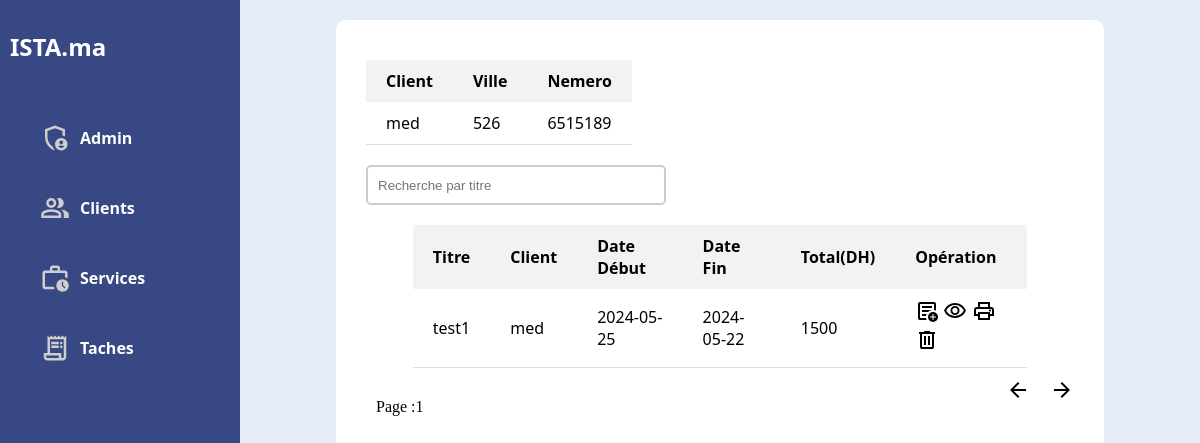
Screenshot of /P_stage/clser.php?clid=45 with the database file from the repository.
### tables this page shows
CREATE TABLE `clients` (
  `id` int(11) NOT NULL,
  `nom` varchar(50) NOT NULL,
  `adresse` varchar(50) NOT NULL,
  `ville` varchar(50) NOT NULL,
  `code_postal` varchar(20) NOT NULL,
  `nemero` varchar(30) NOT NULL,
  `note` varchar(300) NOT NULL
);

CREATE TABLE `services` (
  `id` int(11) NOT NULL,
  `titre` varchar(50) NOT NULL,
  `date_d` date NOT NULL,
  `date_f` date NOT NULL,
  `idc` int(11) NOT NULL,
  `adresse` varchar(50) NOT NULL,
  `note` varchar(300) NOT NULL
);

### P_stage/clser.php (the view, shortened to what this page needs)
<!DOCTYPE html>
<html lang="en">
<head>
    <link rel="stylesheet" href="./style/indexstyle.css">
    <link rel="stylesheet" href="./style/clserstyle.css">
</head>
<body>
<?php
    require_once('./nav.php');
?>
<main>
    <div class="tablediv" id='tabledivclser'>
        <div class="ftsdiv">
        <table >
            <thead>
            <tr >
                <th>Client</th>
                <th>Ville</th>
                <th>Nemero</th>
            </tr>
            </thead>
            <tbody>
                <?php
                $theclserid = $_GET['clid'];
                $sqlcl = "SELECT * from clients where id = $theclserid ";
                $resultcl = $conn->query($sqlcl);
                if ($resultcl->num_rows > 0) {
                    while($rowcl = $resultcl ->fetch_assoc()){
                        $nomcl = $rowcl['nom'];
                        $villecl = $rowcl['ville'];
                        $numcl = $rowcl['nemero'];
                        echo "<tr>";
                        echo "<td>".$nomcl."</td>";
                        echo "<td>".$villecl."</td>";
                        echo "<td>".$numcl."</td>";
                    }
                }
                ?>
            </tbody>
</table>
        </div>
        <div class='serdiv'>
            <input type="text" name="search" id="serch" placeholder="Recherche par titre">
        </div>
        <table >
            <thead>
            <tr >
                <th>Titre</th>
                <th>Client</th>
                <th>Date Début</th>
                <th>Date Fin</th>
                <th>Total(DH)</th>
                <th>Opération</th>
            </tr>
            </thead>
            <tbody id='tbodyclinet'>
            <?php
            $sql = "SELECT * FROM services where idc = $theclserid  limit 8 ";
            $result = $conn->query($sql);
            if ($result->num_rows > 0) {
                while ($row = $result->fetch_assoc()) {
                    $ids = $row['id'];
                     $titres = $row['titre'];
                     $dated = $row['date_d'];
                     $datef = $row['date_f'];
                     $idcs = $row['idc'];
                     $sql1 = "SELECT nom FROM clients where id = $idcs ";
                     $result1 = $conn->query($sql1);
                     $row1 = $result1->fetch_assoc();
                     $nomc = $row1['nom'];
                     $sql2 = "SELECT sum(montant*qte) as tt FROM taches where ids = $ids Group by ids ";
                     $result2 = $conn->query($sql2);
                     if ($result2->num_rows > 0){
                        $row2 = $result2->fetch_assoc();
                        if ($row2['tt'] !== null) {
                            $mnt = $row2['tt'];
                        }else{
                            $mnt = 'Pas de tâches ajoutées';
                        }
                     }else{
                        $mnt = 'Pas de tâches ajoutées';
                    }
                    echo '<tr>';
                    echo '<td>'.$titres.'</td>';
                    echo '<td>'.$nomc.'</td>';
                    echo '<td>'.$dated.'</td>';
                    echo '<td>'.$datef.'</td>';
                    echo '<td>'.$mnt.'</td>';
                    echo '<td>
                    <a href="ajtache.php?ids='.$ids.'" class="indexicons" title="Ajouter une tâche">
                    <svg xmlns="http://www.w3.org/2000/svg" height="24" viewBox="0 -960 960 960" width="24"><path d="M200-120q-33 0-56.5-23.5T120-200v-560q0-33 23.5-56.5T200-840h560q33 0 56.5 23.5T840-760v268q-19-9-39-15.5t-41-9.5v-243H200v560h242q3 22 9.5 42t15.5 38H200Zm0-120v40-560 243-3 280Zm80-40h163q3-21 9.5-41t14.5-39H280v80Zm0-160h244q32-30 71.5-50t84.5-27v-3H280v80Zm0-160h400v-80H280v80ZM720-40q-83 0-141.5-58.5T520-240q0-83 58.5-141.5T720-440q83 0 141.5 58.5T920-240q0 83-58.5 141.5T720-40Zm-20-80h40v-100h100v-40H740v-100h-40v100H600v40h100v100Z"/></svg>
                    </a></a>  <a href="setache.php?serid='.$ids.'" class="indexicons" title="Voir les services fournis"><svg xmlns="http://www.w3.org/2000/svg" height="24" viewBox="0 -960 960 960" width="24"><path d="M480-320q75 0 127.5-52.5T660-500q0-75-52.5-127.5T480-680q-75 0-127.5 52.5T300-500q0 75 52.5 127.5T480-320Zm0-72q-45 0-76.5-31.5T372-500q0-45 31.5-76.5T480-608q45 0 76.5 31.5T588-500q0 45-31.5 76.5T480-392Zm0 192q-146 0-266-81.5T40-500q54-137 174-218.5T480-800q146 0 266 81.5T920-500q-54 137-174 218.5T480-200Zm0-300Zm0 220q113 0 207.5-59.5T832-500q-50-101-144.5-160.5T480-720q-113 0-207.5 59.5T128-500q50 101 144.5 160.5T480-280Z"/></svg> </a><a href="#" class="indexicons" title="Imprimer">
                    <svg xmlns="http://www.w3.org/2000/svg" height="24" viewBox="0 -960 960 960" width="24"><path d="M640-640v-120H320v120h-80v-200h480v200h-80Zm-480 80h640-640Zm560 100q17 0 28.5-11.5T760-500q0-17-11.5-28.5T720-540q-17 0-28.5 11.5T680-500q0 17 11.5 28.5T720-460Zm-80 260v-160H320v160h320Zm80 80H240v-160H80v-240q0-51 35-85.5t85-34.5h560q51 0 85.5 34.5T880-520v240H720v160Zm80-240v-160q0-17-11.5-28.5T760-560H200q-17 0-28.5 11.5T160-520v160h80v-80h480v80h80Z"/></svg>
                    </a><a href="deleteser.php?id='.$ids.'" id="deleteLink" class="indexicons"><svg xmlns="http://www.w3.org/2000/svg" height="24" viewBox="0 -960 960 960" width="24" class="indexicons"><path d="M280-120q-33 0-56.5-23.5T200-200v-520h-40v-80h200v-40h240v40h200v80h-40v520q0 33-23.5 56.5T680-120H280Zm400-600H280v520h400v-520ZM360-280h80v-360h-80v360Zm160 0h80v-360h-80v360ZM280-720v520-520Z"></path></svg></a></td>';
                    echo '</tr>';
        }}
            ?>
            </tbody>
        </table>
        <div class="tablefoter">
        <button id='lessbtn'><svg xmlns="http://www.w3.org/2000/svg" height="24" viewBox="0 -960 960 960" width="24"><path d="m313-440 224 224-57 56-320-320 320-320 57 56-224 224h487v80H313Z"/></svg>
            </button>
            <button id='morebtn'>
<svg xmlns="http://www.w3.org/2000/svg" height="24" viewBox="0 -960 960 960" width="24"><path  d="M647-440H160v-80h487L423-744l57-56 320 320-320 320-57-56 224-224Z"/></svg>
            </button>
        </div>
        <div class='numcul'>Page :  <span id='numpage'>1 </span></div>
    </div>
</main>
</body>
</html>

### P_stage/nav.php (shortened to what this page needs)
<?php
require_once('./conndb.php');
$sql = "SELECT nom FROM admin where id = 1 ";
$result = $conn->query($sql);
if ($result->num_rows > 0) {
    while ($row = $result->fetch_assoc()) {
    $companyname = $row['nom'];
}}
?>
<!DOCTYPE html>
<html lang="en">
<head>
    <link rel="stylesheet" href="./style/navstyle.css">
</head>
<body>
    <nav>
        <h1><?php echo $companyname;?></h1>
        <div >
            <span id="admin">
                <a href="admin.php">Admin</a>
            </span>
            <span id="clients">
                <a href="index.php">Clients</a>
            </span>
            <span id="services">
                <a href="serv.php">Services</a>
            </span>
            <span id="taches">
                <a href="taches.php">Taches</a>
            </span>
        </div>
    </nav>
</body>
</html>

### P_stage/style/indexstyle.css (style rules this page uses)
main { width:80% ; background-color: #E6ECF8; height: 100vh; display: flex; flex-direction: column; align-items: center; }
.tablediv { margin-top: 20px; width:80%; min-height: 80vh; background-color: white; border-radius: 10px; display: flex; flex-direction: column; align-items: center; padding-top: 30px; overflow-y: auto; padding-bottom: 20px; }
.tablediv table { width: 80%; border-collapse: collapse; font-family: system-ui, -apple-system, BlinkMacSystemFont, 'Segoe UI', Roboto, Oxygen, Ubuntu, Cantarell, 'Open Sans', 'Helvetica Neue', sans-serif; }
td { border-bottom: 1px solid #ddd; padding: 10px 20px; }
th { background-color: #f2f2f2; font-weight: bold; text-align: left; padding: 10px 20px; }
.tablediv .serdiv { width: 100%; height: 40px; margin-bottom: 20px; }
.tablediv .serdiv input { width: 300px; height: 40px; padding-left: 10px; margin-left: 30px; border: 2px solid #ccc; border-radius: 5px; }
.tablefoter { margin-top: 10px; width: 100%; height: 20px; display: flex; justify-content: flex-end; padding-right: 30px; gap: 20px; }
.tablefoter button { width: max-content; height: max-content; background-color: white; border: 0px; transition: 1s; }
.numcul { display: flex; justify-content: flex-start; width: 100%; padding-left: 40px; }
.white { color: white; }
.indexicons { text-decoration: none; color: white; }

### P_stage/style/clserstyle.css (style rules this page uses)
#tabledivclser { min-height: 90%; }
.ftsdiv { width: 100%; padding-left: 30px; padding-top: 10px; margin-bottom: 20px; }
.ftsdiv table { width: max-content; }

### P_stage/style/navstyle.css (style rules this page uses)
* { padding: 0px; margin: 0px; box-sizing: border-box; }
body { height: 100vh; display: flex; }
nav { height: 100vh; background-color:#374884; color: white; font-weight: bold; width: 20%; padding: 30px 10px; font-family: system-ui, -apple-system, BlinkMacSystemFont, 'Segoe UI', Roboto, Oxygen, Ubuntu, Cantarell, 'Open Sans', 'Helvetica Neue', sans-serif; display: flex; flex-direction: column; gap: 40px; }
nav div { display: flex; flex-direction: column; padding: 10px; gap: 20px; }
nav div span { display: flex; gap: 10px; align-items: center; padding: 10px 20px; }
nav div span a { text-decoration: none; color: white; font-weight: 700; }
.white { color: rgb(208, 205, 205); }

### rows the page displays
clients: nom "med", ville "526", nemero "6515189"
services: titre "test1", clients.nom "med", date_d "2024-05-25", date_f "2024-05-22", mnt "1500"

### other values shown
$companyname "ISTA.ma"
